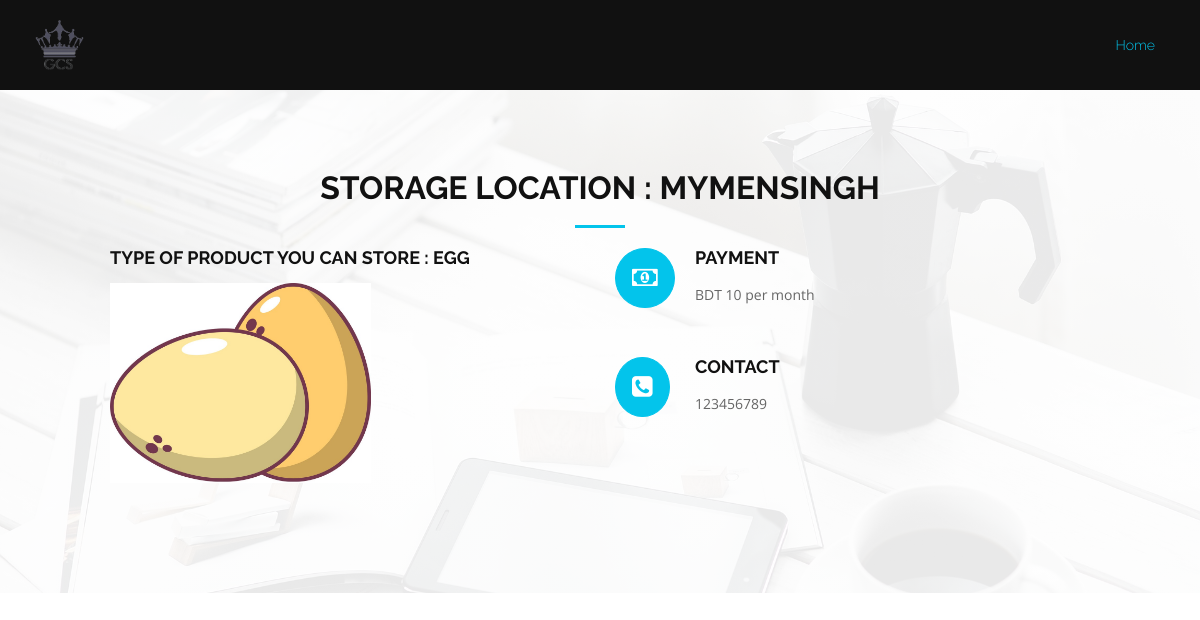
/storagelocation.php?name=mymensingh, run on the app's committed database.
### tables this page shows
CREATE TABLE `storage_info` (
  `storage_id` int(11) NOT NULL,
  `storage_name` varchar(50) NOT NULL,
  `product_type` varchar(100) DEFAULT NULL,
  `storage_location` varchar(50) NOT NULL,
  `payment` int(10) DEFAULT NULL,
  `contact` varchar(50) DEFAULT NULL,
  `storage_capacity` varchar(50) DEFAULT NULL,
  `storage_temperature` varchar(50) DEFAULT NULL,
  `space_booked` int(11) NOT NULL
);

### storagelocation.php (the view, shortened to what this page needs)
<?php
require 'dbconnection.php';
if (isset($_GET)) {
    $location = mysqli_real_escape_string($dbconnect, $_GET['name']);
    $sqlQuery = "SELECT * FROM `storage_info` WHERE `storage_location` = '$location'";
    $result= mysqli_query($dbconnect, $sqlQuery);
    $rows = mysqli_fetch_assoc($result);
    if ($rows) {
        $product_type   = $rows['product_type'];
        $payment        = $rows['payment'];
        $contact        = $rows['contact'];
    }
}
?>
<!DOCTYPE html>
<html lang="en">
<head>
    <link href="lib/bootstrap/css/bootstrap.min.css" rel="stylesheet">
    <link href="lib/font-awesome/css/font-awesome.min.css" rel="stylesheet">
    <link href="lib/animate-css/animate.min.css" rel="stylesheet">
    <link href="css/style.css" rel="stylesheet">
</head>
<body>
    <header id="header">
        <div class="container">
            <div id="logo" class="pull-left">
                <a><img src="img/logo.png" alt="" title="" /></img></a>
            </div>
            <nav id="nav-menu-container">
                <ul class="nav-menu">
                    <li class="menu-active"><a href="index.php">Home</a></li>
                </ul>
            </nav>
        </div>
    </header>
    <section id="services">
        <div class="container wow fadeInUp">
            <div class="row">
                <div class="col-md-12">
                    <h3 class="section-title">Storage Location : <?php echo $location; ?></h3>
                    <div class="section-title-divider"></div>
                </div>
            </div>
            <div class="row">
                <div class="col-md-6 service-item">
                    <h4 class="service-title"><a href="">Type of product you can store : <?php echo $product_type ?></a></h4>
                    <p class="service-description">
                        <img class="proType" src="img/<?php echo $product_type ?>.png" alt="">
                    </p>
                </div>
                <div class="col-md-6 service-item">
                    <div class="service-icon"><i class="fa fa-money"></i></div>
                    <h4 class="service-title"><a href="">Payment</a></h4>
                    <p class="service-description"> BDT <?php echo $payment ?> per month</p>
                </div>
                <div class="col-md-6 service-item">
                    <div class="service-icon"><i class="fa fa-phone-square"></i></div>
                    <h4 class="service-title"><a href="">Contact</a></h4>
                    <p class="service-description"><?php echo $contact ?></p>
                </div>
            </div>
        </div>
    </section>
</body>
</html>

### css/style.css (style rules this page uses)
body { background: #fff; color: #666666; font-family: "Open Sans", sans-serif; }
a { color: #03C4EB; transition: 0.5s; }
p { padding: 0; margin: 0 0 30px 0; }
h1, h2, h3, h4, h5, h6 { font-family: "Raleway", sans-serif; font-weight: 400; margin: 0 0 20px 0; padding: 0; }
#header { background: #111; padding: 20px 0; height: 90px; }
#header #logo { float: left; }
#header #logo img { padding: 0; margin: 0; max-height: 50px; }
.nav-menu, .nav-menu * { margin: 0; padding: 0; list-style: none; }
.nav-menu li { position: relative; white-space: nowrap; }
.nav-menu > li { float: left; }
#nav-menu-container { float: right; margin: 5px 0; }
.nav-menu a { padding: 10px 15px; text-decoration: none; display: inline-block; color: #fff; font-family: 'Raleway', sans-serif; font-weight: 300; font-size: 14px; outline: none; }
.nav-menu a:hover, .nav-menu li:hover > a, .nav-menu .menu-active > a { color: #03C4EB; }
.section-title { font-size: 32px; color: #111; text-transform: uppercase; text-align: center; font-weight: 700; }
.section-title-divider { width: 50px; height: 3px; background: #03C4EB; margin: 0 auto; margin-bottom: 20px; }
#services { background: linear-gradient(rgba(255, 255, 255, 0.9), rgba(255, 255, 255, 0.9)), url("../img/services-bg.jpg") fixed center center; background-size: cover; padding: 80px 0 60px 0; }
#services .service-item { margin-bottom: 20px; }
#services .service-icon { float: left; background: #03C4EB; padding: 16px; border-radius: 50%; transition: 0.5s; border: 1px solid #03C4EB; }
#services .service-icon i { color: #fff; font-size: 24px; }
#services .service-title { margin-left: 80px; font-weight: 700; margin-bottom: 15px; text-transform: uppercase; }
#services .service-title a { color: #111; }
#services .service-description { margin-left: 80px; line-height: 24px; }
.proType { height: 200px!important; }

### data on the page
storage_info: product_type "EGG", payment "10", contact "123456789"

### other printed values
$location "MYMENSINGH"
